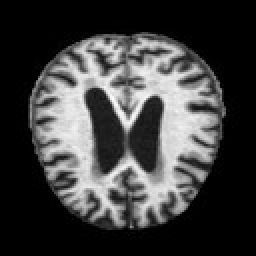
#> input picture Tez/Dataset/Mild_Demented/mild_105.jpg, 128 x 128 px, found by its file name (shown 2 times larger); its folder holds 4 pictures in this run
$ python 'Görsel_2.py'
#> lines starting #> are read from the running program, lines starting #| are printed output that depends on the picture
import os
import cv2
import numpy as np
import matplotlib.pyplot as plt

# Resimleri yükle ve ön işleme fonksiyonu
def load_and_preprocess_data(folder_path, label):
#> called with label = 0
    data = []
    labels = []
    for filename in os.listdir(folder_path):
        img_path = os.path.join(folder_path, filename)
        img = cv2.imread(img_path, cv2.IMREAD_GRAYSCALE)
#> img is the input picture: shape (128, 128); min 0, max 255, mean 63.1
        img = cv2.resize(img, (64, 64))
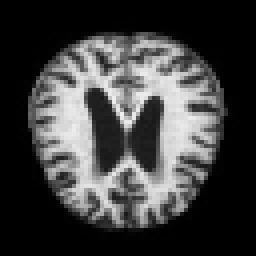
#> img: shape (64, 64) (shown 4 times larger); min 0, max 239, mean 63.2
        data.append(img)
        labels.append(label)
#> pass 2 of the loop in load_and_preprocess_data, `for filename in os.listdir(folder_path):`:
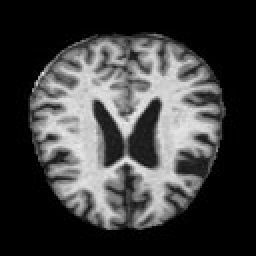
#> input picture Tez/Dataset/Mild_Demented/mild_109.jpg, 128 x 128 px, found by its file name (shown 2 times larger)
#> in load_and_preprocess_data, img is the input picture: shape (128, 128); min 0, max 238, mean 62.7
#> in load_and_preprocess_data, `img = cv2.resize(img, (64, 64))`:
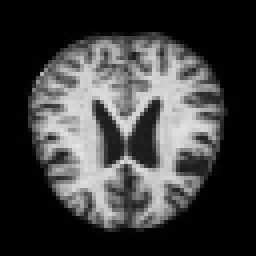
#> img: shape (64, 64) (shown 4 times larger); min 0, max 229, mean 62.8
#> pass 3 of the loop in load_and_preprocess_data, `for filename in os.listdir(folder_path):`:
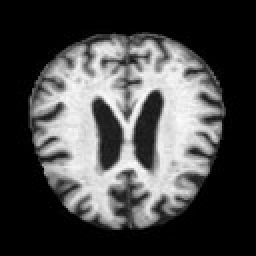
#> input picture Tez/Dataset/Mild_Demented/mild_113.jpg, 128 x 128 px, found by its file name (shown 2 times larger)
#> in load_and_preprocess_data, img is the input picture: shape (128, 128); min 0, max 255, mean 71.8
#> in load_and_preprocess_data, `img = cv2.resize(img, (64, 64))`:
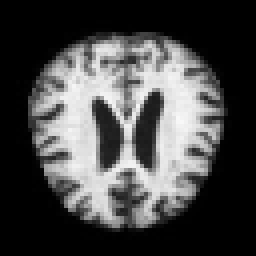
#> img: shape (64, 64) (shown 4 times larger); min 0, max 248, mean 71.9
#> the loop made 4 passes; the first 3 are shown
    return data, labels

# Visualize one image from each label category vertically
def visualize_samples(data, labels, label_names):
    plt.figure(figsize=(8, 12))
    for i in range(len(label_names)):
        img_index = labels.index(i)
        plt.subplot(len(label_names), 1, i+1)
        plt.imshow(data[img_index], cmap='gray')
        plt.title(label_names[i])
        plt.axis('off')
    plt.tight_layout()
    plt.show()

# Define label names
label_names = ['Mild Demented', 'Moderate Demented', 'Non Demented', 'Very Mild Demented']

# Load and preprocess data
mild_demented_data, mild_demented_labels = load_and_preprocess_data('C:/Users/iyagm/Anaconda/Tez/Dataset/Mild_Demented', 0)
moderate_demented_data, moderate_demented_labels = load_and_preprocess_data('C:/Users/iyagm/Anaconda/Tez/Dataset/Moderate_Demented', 1)
#> (the run stopped early here; a loop or call above may not have finished)
